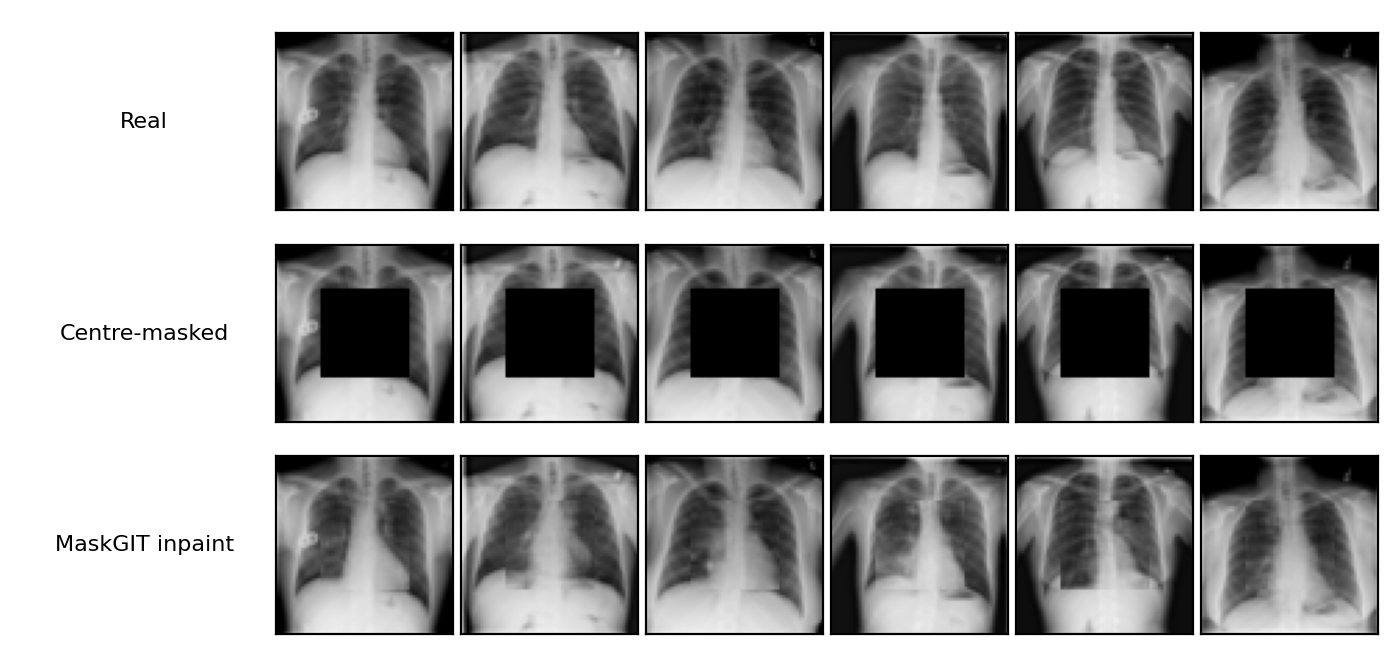
#> input picture figures/inputs/inpaint_demo_original.png, 1397 x 667 px
$ python fig_probes.py
#> lines starting #> are read from the running program, lines starting #| are printed output that depends on the picture; after the words box and inside, x2 and y2 are one past the last pixel; in counts of white or black regions, pixels touching at a corner belong together
### figures/tiles.py
import numpy as np
from PIL import Image


def bands(profile, thresh, min_len):
    on = profile > thresh
    out, start = [], None
    for i, v in enumerate(np.append(on, False)):
        if v and start is None:
            start = i
        elif not v and start is not None:
            if i - start >= min_len:
                out.append((start, i))
            start = None
    return out


def grid(path, x_min=0, min_len=60, thresh=0.3):
#> called with x_min = 250, min_len = 60, thresh = 0.3
    rgb = np.asarray(Image.open(path).convert("RGB")).astype(float) / 255
    dark = rgb.mean(-1)[:, x_min:] < 0.97
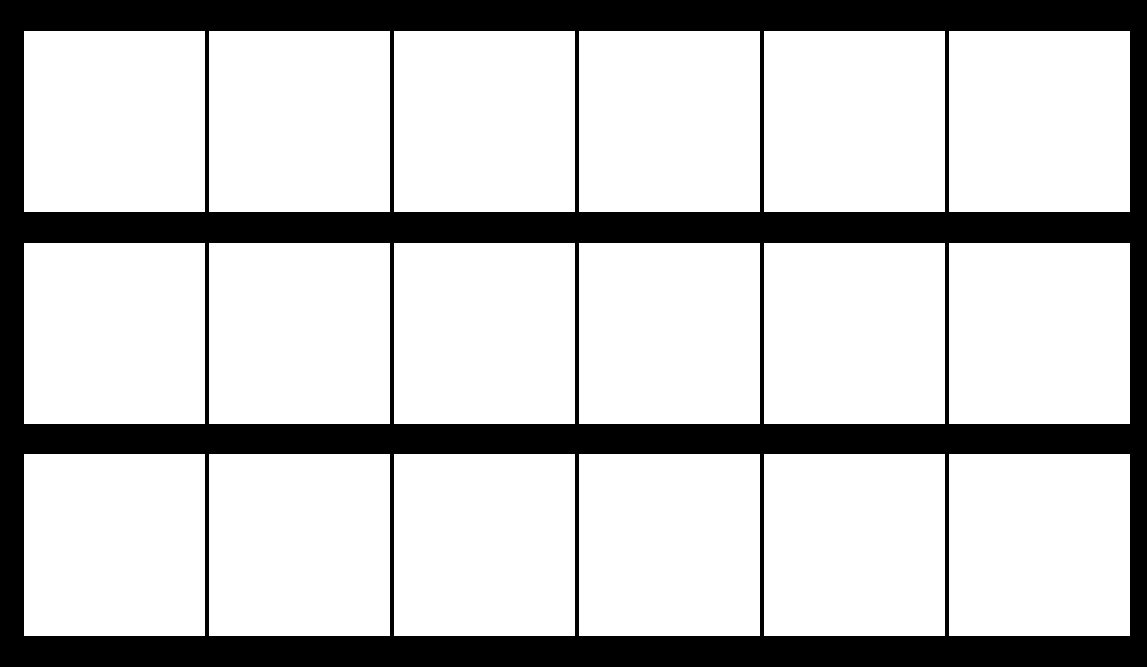
#> dark: shape (667, 1147) bool; 77.2% white; 1 black region, box (x1, y1, x2, y2) and area: (0, 0, 1147, 667) 174265
    cols = [(a + x_min, b + x_min) for a, b in bands(dark.mean(0), thresh, min_len)]
#> the loop in bands, `for i, v in enumerate(np.append(on, False)):` made 1148 passes
#> v on passes 1 to 12: False, False, False, False, False, False, False, False, False, False, False, False
#> after the loop in bands, `for i, v in enumerate(np.append(on, False)):`: out = [(24, 205), (209, 390), (394, 575), (579, 760), (764, 945), (949, 1130)]
#> cols = [(274, 455), (459, 640), (644, 825), (829, 1010), (1014, 1195), (1199, 1380)]
    span = rgb.mean(-1)[:, cols[0][0]:cols[-1][1]] < 0.995
#> span: shape (667, 1106) bool; 80.1% white; 1 black region, box (x1, y1, x2, y2) and area: (0, 0, 1106, 667) 146918
    rows = bands(span.mean(1), thresh, min_len)
#> the loop in bands (call 2), `for i, v in enumerate(np.append(on, False)):` made 668 passes
#> rows = [(31, 212), (243, 424), (454, 636)]
    return rgb, rows, cols


def native(rgb, r, c, size=64, inset=4, grey=True):
    tile = rgb[r[0] + inset:r[1] - inset, c[0] + inset:c[1] - inset]
    img = Image.fromarray((tile * 255).astype(np.uint8))
    img = img.resize((size, size), Image.BOX)
    arr = np.asarray(img).astype(float) / 255
    return arr.mean(-1) if grey else arr

### figures/style.py
from pathlib import Path

import matplotlib as mpl

REPO = Path(__file__).resolve().parents[1]
RESULTS = REPO / "results"
TABLES = RESULTS / "tables"
INPUTS = REPO / "figures" / "inputs"
OUT = REPO / "figures" / "out"

PALETTES = {
    "oxide": {"VQ": "#B4472E", "LFQ": "#2B6CB0", "FSQ": "#B8860B", "Continuous": "#8A3D6B"},
    "lightbox": {"VQ": "#D06A4C", "LFQ": "#2D5E9A", "FSQ": "#8C8A2A", "Continuous": "#9A4F7A"},
}
MARKERS = {"VQ": "^", "LFQ": "o", "FSQ": "s", "Continuous": "D"}

INK = "#1F1F1F"
MUTED = "#6B6B6B"
RULE = "#D9D6D0"

# NeurIPS text width is 5.5 in; figures are drawn at final size so 8 pt text stays 8 pt.
TEXT_WIDTH = 5.5


def apply(palette="oxide"):
    mpl.rcParams.update({
        "font.family": "serif",
        "font.serif": ["Times New Roman", "STIX Two Text", "DejaVu Serif"],
        "mathtext.fontset": "stix",
        "font.size": 8,
        "axes.titlesize": 8.5,
        "axes.labelsize": 8,
        "xtick.labelsize": 7.5,
        "ytick.labelsize": 7.5,
        "legend.fontsize": 7.5,
        "axes.edgecolor": MUTED,
        "axes.labelcolor": INK,
        "axes.linewidth": 0.6,
        "axes.spines.top": False,
        "axes.spines.right": False,
        "axes.grid": True,
        "axes.axisbelow": True,
        "grid.color": RULE,
        "grid.linewidth": 0.5,
        "xtick.color": MUTED,
        "ytick.color": MUTED,
        "xtick.major.width": 0.6,
        "ytick.major.width": 0.6,
        "xtick.minor.width": 0.4,
        "ytick.minor.width": 0.4,
        "text.color": INK,
        "legend.frameon": False,
        "savefig.dpi": 300,
        "savefig.bbox": "tight",
        "savefig.pad_inches": 0.02,
        "pdf.fonttype": 42,
    })
    return PALETTES[palette]

### figures/fig_probes.py
import matplotlib.pyplot as plt
import numpy as np
from matplotlib.lines import Line2D

import style
import tiles

colours = style.apply("oxide")


def row_label(ax, text, sub=None):
    ax.set_axis_off()
    ax.text(0.95, 0.56 if sub else 0.5, text, ha="right", va="center", fontsize=7.5, transform=ax.transAxes)
    if sub:
        ax.text(0.95, 0.36, sub, ha="right", va="center", fontsize=6.5, color=style.MUTED, transform=ax.transAxes)


def show(ax, img, **kw):
    ax.imshow(img, interpolation="nearest", **({"cmap": "gray", "vmin": 0, "vmax": 1} | kw))
    ax.set_axis_off()


def inpaint():
    rgb, rows, cols = tiles.grid(style.INPUTS / "inpaint_demo_original.png", x_min=250)
#> rows = [(31, 212), (243, 424), (454, 636)]
    labels = [("Test image", None), ("Model input", "centre 4 × 4 tokens masked"), ("Inpainted", "LFQ-1024 + MaskGIT")]
    fig = plt.figure(figsize=(style.TEXT_WIDTH, 2.2))
    gs = fig.add_gridspec(3, 7, width_ratios=[1.55] + [1] * 6, wspace=0.04, hspace=0.06, left=0, right=1, top=1,
                          bottom=0)
    for i, r in enumerate(rows):
        for j, c in enumerate(cols):
            show(fig.add_subplot(gs[i, j + 1]), tiles.native(rgb, r, c))
        row_label(fig.add_subplot(gs[i, 0]), *labels[i])
#> this loop made 3 passes
    out = style.OUT / "inpaint_demo.pdf"
    fig.savefig(out, dpi=300)
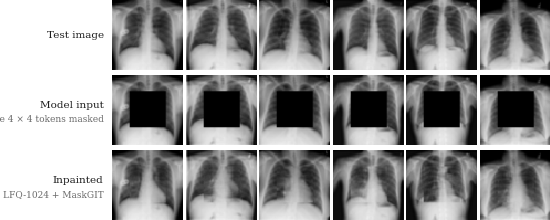
#> figure drawn by matplotlib, 18 panels
    fig.savefig(out.with_suffix(".png"), dpi=300)


def anomaly():
    rgb = np.asarray(plt.imread(style.INPUTS / "anomaly_demo_original.png"))[:, :, :3].astype(float)
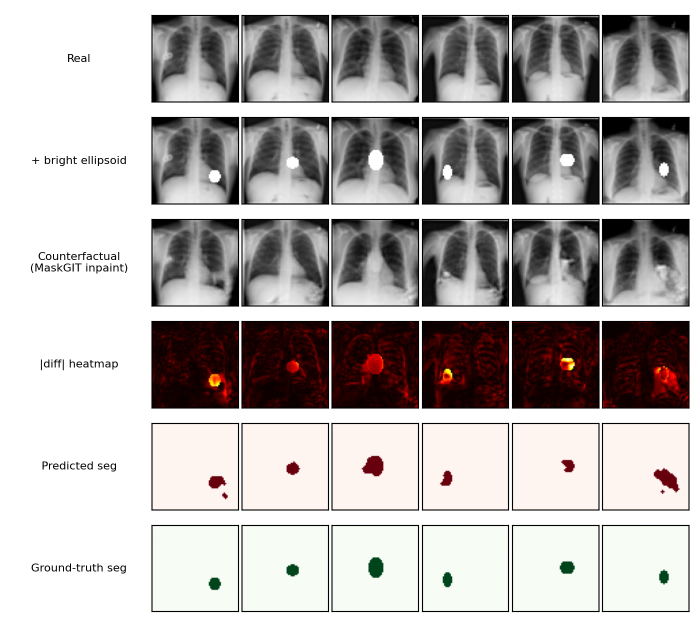
#> input picture figures/inputs/anomaly_demo_original.png, 1398 x 1255 px (shown at 1/2 size)
#> rgb: shape (1255, 1398, 3) float64
    _, _, cols = tiles.grid(style.INPUTS / "anomaly_demo_original.png", x_min=280)
#> call 2 of grid, with x_min = 280, min_len = 60, thresh = 0.3
#> in grid (call 2), `dark = rgb.mean(-1)[:, x_min:] < 0.97`:
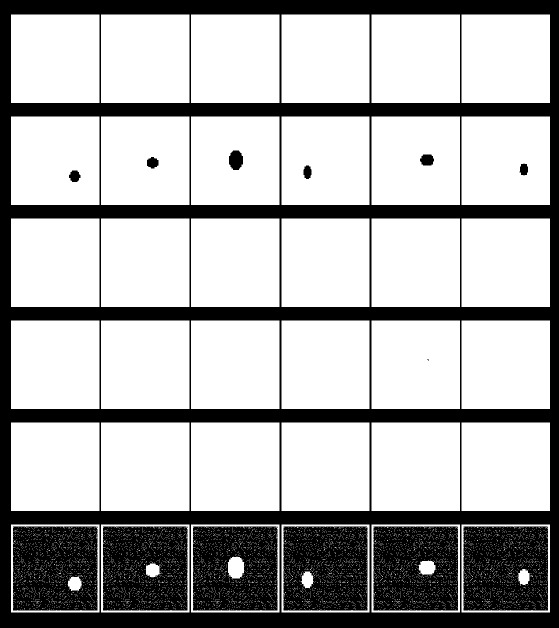
#> dark: shape (1255, 1118) bool (shown at 1/2 size); 69% white; 14 black regions (1 under 20 px), largest, box (x1, y1, x2, y2) and area: (0, 0, 1118, 1255) 277369, (927, 1053, 1096, 1221) 25876, (206, 1053, 375, 1221) 25830
#> in grid (call 2), `cols = [(a + x_min, b + x_min) for a, b in bands(dark.mean(0), thresh,..`: cols = [(302, 479), (482, 659), (662, 839), (843, 1019), (1023, 1200), (1203, 1380)]
#> in grid (call 2), `span = rgb.mean(-1)[:, cols[0][0]:cols[-1][1]] < 0.995`:
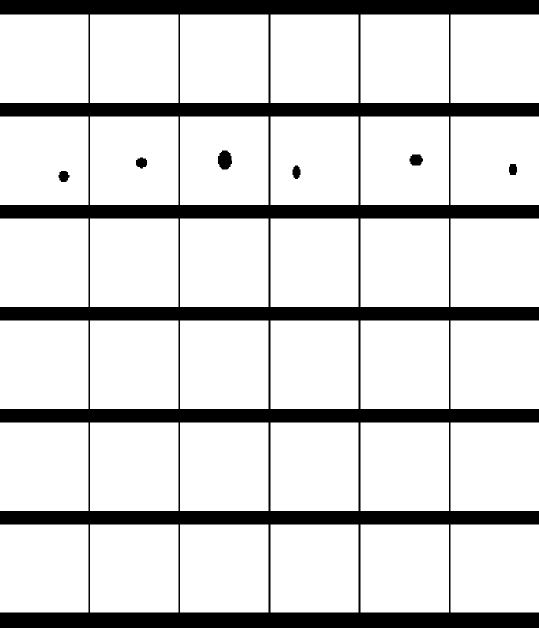
#> span: shape (1255, 1078) bool (shown at 1/2 size); 83% white; 7 black regions, largest, box (x1, y1, x2, y2) and area: (0, 0, 1078, 1255) 227169, (436, 301, 464, 339) 843, (819, 309, 846, 331) 488
#> in grid (call 2), `rows = bands(span.mean(1), thresh, min_len)`: rows = [(29, 206), (233, 410), (437, 614), (641, 818), (845, 1022), (1049, 1225)]
    rows = [(29 + 204 * k, 206 + 204 * k) for k in range(6)]
    real, inserted, counterfactual, _, pred, truth = [[tiles.native(rgb, r, c, grey=False) for c in cols]
                                                         for r in rows]
#> in native (call 20), `img = img.resize((size, size), Image.BOX)`:
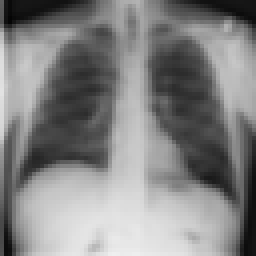
#> img: PIL image 64x64 RGB (shown 4 times larger); min 5, max 239, mean 131.3
#> in native (call 27), `tile = rgb[r[0] + inset:r[1] - inset, c[0] + inset:c[1] - inset]`:
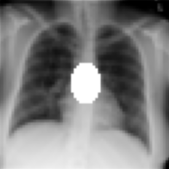
#> tile: shape (169, 169, 3) float64; min 0, max 1, mean 0.495
#> real = 6 items; inserted = 6 items; counterfactual = 6 items; pred = 6 items; truth = 6 items
    fig = plt.figure(figsize=(style.TEXT_WIDTH, 3.05))
    gs = fig.add_gridspec(4, 7, width_ratios=[1.55] + [1] * 6, wspace=0.04, hspace=0.06, left=0, right=1, top=0.93,
                          bottom=0)
    labels = [("Test image", None), ("Input", "bright ellipsoid added"), ("Counterfactual", "affected tokens inpainted"),
              ("Residual mask", "prediction vs. truth")]
    for j in range(len(cols)):
        show(fig.add_subplot(gs[0, j + 1]), real[j].mean(-1))
        show(fig.add_subplot(gs[1, j + 1]), inserted[j].mean(-1))
        show(fig.add_subplot(gs[2, j + 1]), counterfactual[j].mean(-1))
        ax = fig.add_subplot(gs[3, j + 1])
        show(ax, real[j].mean(-1), alpha=0.6)
        pm = (pred[j][..., 0] - pred[j][..., 1]) > 0.3
        tm = (truth[j][..., 1] - truth[j][..., 0]) > 0.15
        ax.contour(tm, levels=[0.5], colors=[colours["LFQ"]], linewidths=0.9)
        ax.contour(pm, levels=[0.5], colors=[colours["VQ"]], linewidths=0.9, linestyles=[(0, (2, 1))])
#> this loop made 6 passes
    for i, lab in enumerate(labels):
        row_label(fig.add_subplot(gs[i, 0]), *lab)
    handles = [Line2D([], [], color=colours["VQ"], lw=0.9, ls=(0, (2, 1)), label="predicted from residual"),
               Line2D([], [], color=colours["LFQ"], lw=0.9, label="inserted ellipsoid")]
    fig.legend(handles=handles, loc="upper right", ncol=2, bbox_to_anchor=(1, 1.0), handlelength=2)
    out = style.OUT / "anomaly_demo.pdf"
    fig.savefig(out, dpi=300)
    fig.savefig(out.with_suffix(".png"), dpi=300)


inpaint()
anomaly()
print("ok")
